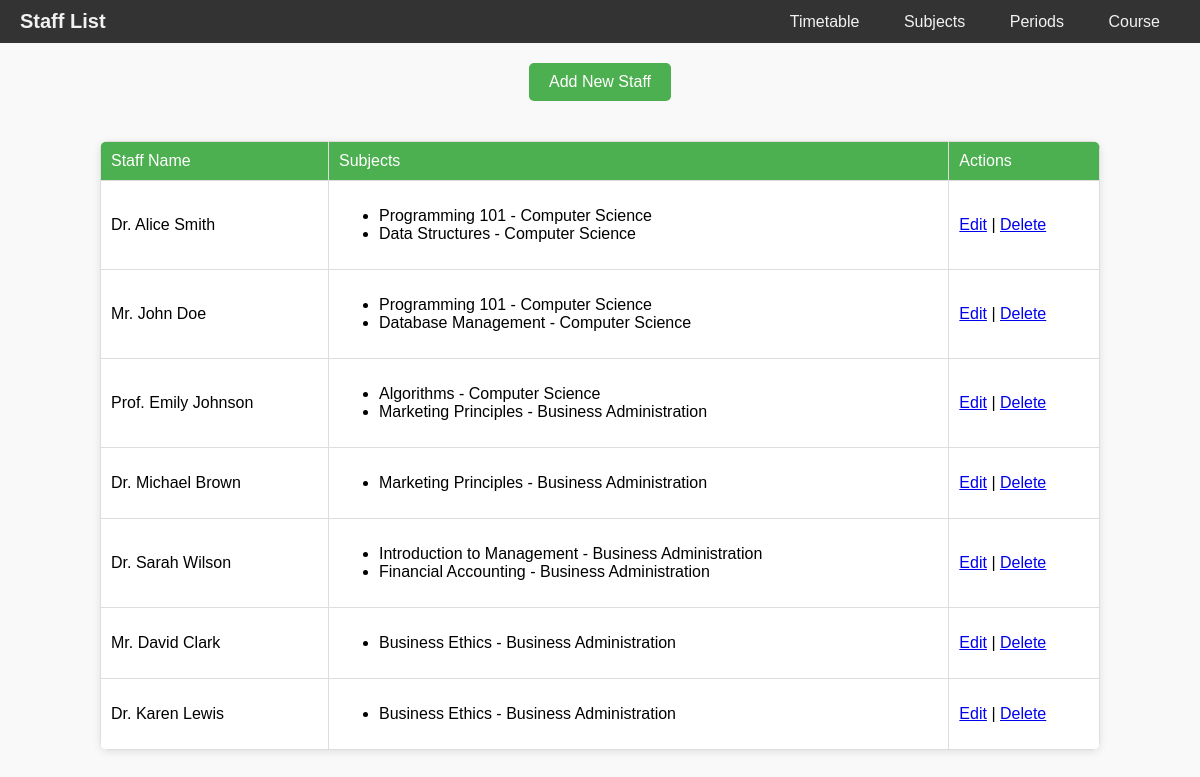
The page /staffs/ on the database its author committed.
### timetableApp/models.py (models this page shows, shortened)
class Staff(models.Model):
    name = models.CharField(max_length=100)

class Subject(models.Model):
    name = models.CharField(max_length=100)
    course = models.ForeignKey(Course, related_name='subjects', on_delete=models.CASCADE)
    staff = models.ManyToManyField('Staff', related_name='subjects')

class Course(models.Model):
    name = models.CharField(max_length=100)

### timetableApp/views.py (the view)
# urls.py: path('staffs/', views.staff_list, name='staff_list'),
def staff_list(request):
    staffs = Staff.objects.prefetch_related('subjects').all()
    return render(request, 'staff/staff_list.html', {'staffs': staffs})

### templates/staff/staff_list.html (shortened to what this page needs)
<!DOCTYPE html>
<html lang="en">
<head>
</head>
<body>
    <div class="navbar">
        <div class="heading">Staff List</div>
        <div>
            <a href="{% url 'timetable_list' %}">Timetable</a>
            <a href="{% url 'subject_list' %}">Subjects</a>
            <a href="{% url 'period_list' %}">Periods</a>
            <a href="{% url 'course_list' %}">Course</a>
        </div>
    </div>
    <div style="text-align: center;">
        <a href="{% url 'staff_create' %}" class="btn">Add New Staff</a>
    </div>
    <table>
        <thead>
            <tr>
                <th>Staff Name</th>
                <th>Subjects</th>
                <th>Actions</th>
            </tr>
        </thead>
        <tbody>
            {% for staff in staffs %}
                <tr>
                    <td>{{ staff.name }}</td>
                    <td>
                        {% if staff.subjects.count > 0 %}
                            <ul>
                                {% for subject in staff.subjects.all %}
                                    <li>{{ subject.name }} - {{ subject.course.name }}</li>
                                {% endfor %}
                            </ul>
                        {% else %}
                            No subjects assigned
                        {% endif %}
                    </td>
                    <td>
                        <a href="{% url 'staff_update' staff.pk %}">Edit</a> |
                        <a href="{% url 'staff_delete' staff.pk %}">Delete</a>
                    </td>
                </tr>
            {% endfor %}
        </tbody>
    </table>
</body>
</html>

### templates/staff/staff_list.html (style rules this page uses)
body { font-family: Arial, sans-serif; margin: 0; padding: 0; background-color: #f9f9f9; }
.navbar { background-color: #333; display: flex; align-items: center; justify-content: space-between; padding: 10px 20px; color: #f2f2f2; }
.navbar .heading { font-weight: bold; font-size: 20px; }
.navbar a { color: #f2f2f2; padding: 10px; text-decoration: none; margin: 0 10px; }
table { width: 90%; max-width: 1000px; margin: 20px auto; border-collapse: collapse; box-shadow: 0 2px 8px rgba(0, 0, 0, 0.1); border-radius: 8px; overflow: hidden; }
th, td { padding: 10px; border: 1px solid #ddd; text-align: left; background-color: #fff; }
th { background-color: #4CAF50; color: white; font-weight: normal; }
.btn { display: inline-block; padding: 10px 20px; background-color: #4CAF50; color: white; text-align: center; text-decoration: none; border-radius: 5px; margin: 20px 0; }

### rows shown on the page
Staff: name "Dr. Alice Smith"
Subject: name "Programming 101", course.name "Computer Science"
Subject: name "Data Structures", course.name "Computer Science"
Staff: name "Mr. John Doe"
Subject: name "Database Management", course.name "Computer Science"
Staff: name "Prof. Emily Johnson"
Subject: name "Algorithms", course.name "Computer Science"
Subject: name "Marketing Principles", course.name "Business Administration"
Staff: name "Dr. Michael Brown"
Staff: name "Dr. Sarah Wilson"
Subject: name "Introduction to Management", course.name "Business Administration"
Subject: name "Financial Accounting", course.name "Business Administration"
Staff: name "Mr. David Clark"
Subject: name "Business Ethics", course.name "Business Administration"
Staff: name "Dr. Karen Lewis"
